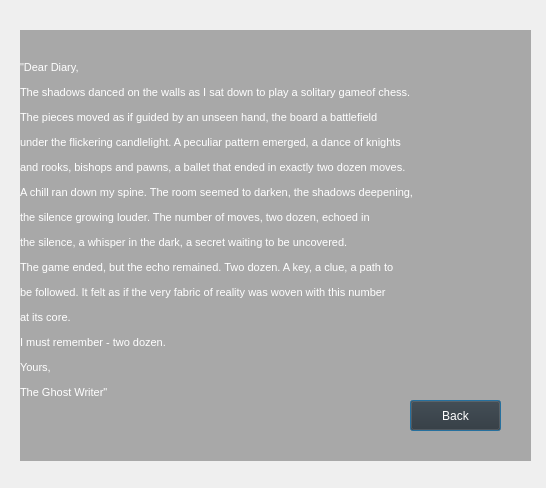
<?xml version="1.0" encoding="UTF-8"?>
<ui version="4.0">
 <class>table</class>
 <widget class="QDialog" name="table">
  <property name="geometry">
   <rect>
    <x>0</x>
    <y>0</y>
    <width>546</width>
    <height>488</height>
   </rect>
  </property>
  <property name="windowTitle">
   <string>Dialog</string>
  </property>
  <widget class="QLabel" name="label">
   <property name="geometry">
    <rect>
     <x>-20</x>
     <y>-70</y>
     <width>571</width>
     <height>611</height>
    </rect>
   </property>
   <property name="styleSheet">
    <string notr="true">border-image: url(:/img/images/table.jpg);</string>
   </property>
   <property name="text">
    <string/>
   </property>
  </widget>
  <widget class="QLabel" name="label_2">
   <property name="geometry">
    <rect>
     <x>20</x>
     <y>20</y>
     <width>581</width>
     <height>461</height>
    </rect>
   </property>
   <property name="styleSheet">
    <string notr="true">font: 9pt &quot;Lucida Handwriting&quot;;</string>
   </property>
   <property name="text">
    <string>&lt;html&gt;&lt;head/&gt;&lt;body&gt;&lt;p&gt;&lt;span style=&quot; font-size:8pt; color:#ffffff;&quot;&gt;&amp;quot;Dear Diary,&lt;/span&gt;&lt;/p&gt;&lt;p&gt;&lt;span style=&quot; font-size:8pt; color:#ffffff;&quot;&gt;The shadows danced on the walls as I sat down to play a solitary gameof chess.&lt;/span&gt;&lt;/p&gt;&lt;p&gt;&lt;span style=&quot; font-size:8pt; color:#ffffff;&quot;&gt;The pieces moved as if guided by an unseen hand, the board a battlefield &lt;/span&gt;&lt;/p&gt;&lt;p&gt;&lt;span style=&quot; font-size:8pt; color:#ffffff;&quot;&gt;under the flickering candlelight. A peculiar pattern emerged, a dance of knights&lt;/span&gt;&lt;/p&gt;&lt;p&gt;&lt;span style=&quot; font-size:8pt; color:#ffffff;&quot;&gt;and rooks, bishops and pawns, a ballet that ended in exactly two dozen moves.&lt;/span&gt;&lt;/p&gt;&lt;p&gt;&lt;span style=&quot; font-size:8pt; color:#ffffff;&quot;&gt;A chill ran down my spine. The room seemed to darken, the shadows deepening,&lt;/span&gt;&lt;/p&gt;&lt;p&gt;&lt;span style=&quot; font-size:8pt; color:#ffffff;&quot;&gt;the silence growing louder. The number of moves, two dozen, echoed in&lt;/span&gt;&lt;/p&gt;&lt;p&gt;&lt;span style=&quot; font-size:8pt; color:#ffffff;&quot;&gt;the silence, a whisper in the dark, a secret waiting to be uncovered.&lt;/span&gt;&lt;/p&gt;&lt;p&gt;&lt;span style=&quot; font-size:8pt; color:#ffffff;&quot;&gt;The game ended, but the echo remained. Two dozen. A key, a clue, a path to&lt;/span&gt;&lt;/p&gt;&lt;p&gt;&lt;span style=&quot; font-size:8pt; color:#ffffff;&quot;&gt;be followed. It felt as if the very fabric of reality was woven with this number&lt;/span&gt;&lt;/p&gt;&lt;p&gt;&lt;span style=&quot; font-size:8pt; color:#ffffff;&quot;&gt; at its core.&lt;/span&gt;&lt;/p&gt;&lt;p&gt;&lt;span style=&quot; font-size:8pt; color:#ffffff;&quot;&gt;I must remember - two dozen.&lt;/span&gt;&lt;/p&gt;&lt;p&gt;&lt;span style=&quot; font-size:8pt; color:#ffffff;&quot;&gt;Yours,&lt;/span&gt;&lt;/p&gt;&lt;p&gt;&lt;span style=&quot; font-size:8pt; color:#ffffff;&quot;&gt;The Ghost Writer&amp;quot;&lt;/span&gt;&lt;/p&gt;&lt;p&gt;&lt;span style=&quot; font-size:8pt; color:#ffffff;&quot;&gt;&lt;br/&gt;&lt;/span&gt;&lt;/p&gt;&lt;/body&gt;&lt;/html&gt;</string>
   </property>
  </widget>
  <widget class="QLabel" name="label_3">
   <property name="geometry">
    <rect>
     <x>20</x>
     <y>30</y>
     <width>511</width>
     <height>431</height>
    </rect>
   </property>
   <property name="styleSheet">
    <string notr="true">
  background-color: rgba(0, 0, 0, 0.3);</string>
   </property>
   <property name="text">
    <string/>
   </property>
  </widget>
  <widget class="QPushButton" name="pushButton">
   <property name="geometry">
    <rect>
     <x>410</x>
     <y>400</y>
     <width>91</width>
     <height>31</height>
    </rect>
   </property>
   <property name="autoFillBackground">
    <bool>false</bool>
   </property>
   <property name="styleSheet">
    <string notr="true">background-color: rgb(47, 47, 48);
color: rgb(255, 255, 255);</string>
   </property>
   <property name="text">
    <string>Back</string>
   </property>
  </widget>
  <zorder>label</zorder>
  <zorder>label_3</zorder>
  <zorder>label_2</zorder>
  <zorder>pushButton</zorder>
 </widget>
 <resources/>
 <connections/>
</ui>
